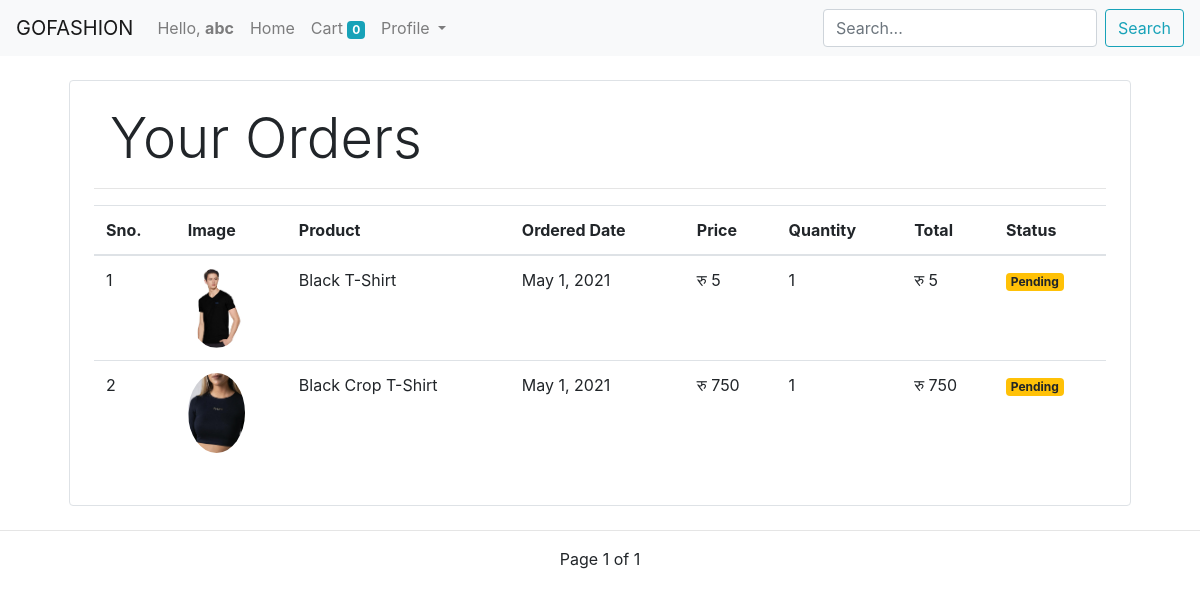
The app's page /orders (signed in), older data.
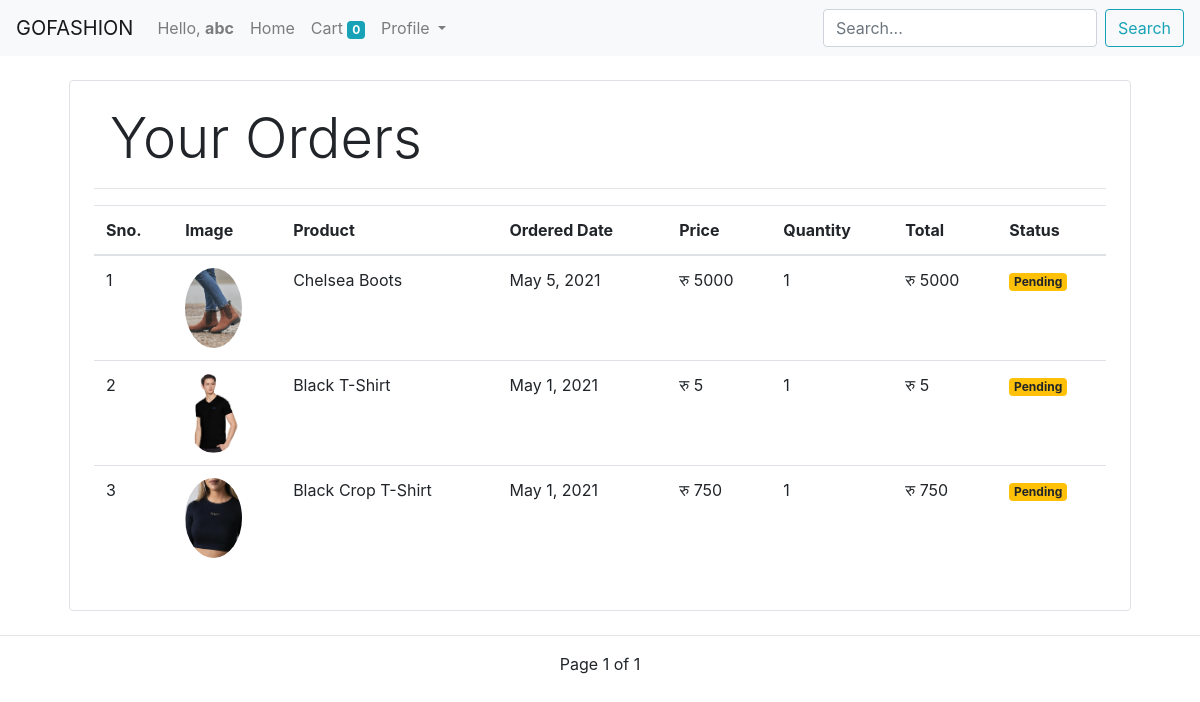
The same page, newer data.
### store/models/orders.py (models this page shows, shortened)
class Order(models.Model):
    product = models.ForeignKey(Product, on_delete=models.CASCADE)
    customer = models.ForeignKey(Customer, on_delete=models.CASCADE)
    quantity = models.IntegerField(default=1)
    price = models.IntegerField()
    address = models.CharField(max_length=50)
    phone = models.CharField(max_length=50)
    date = models.DateField(default=datetime.datetime.today)
    order_completed = models.BooleanField(default=False)
    @staticmethod
    def get_orders_by_customer(customer_id):
        return Order.objects.filter(customer=customer_id).order_by('-date')

### store/models/product.py (models this page shows, shortened)
class Product(models.Model):
    name = models.CharField(max_length=50)
    price = models.IntegerField(default=0)
    category = models.ForeignKey(Category, on_delete=models.CASCADE, default=1)
    description = models.TextField(max_length=10000, default='')
    image = models.ImageField(upload_to='uploads/products/')

### store/middlewares/auth.py (the view)
    def middleware(request, *args, **kwargs):
        return_url = request.META['PATH_INFO']
        if not request.session.get('customer'):
            return redirect(f'/login?return_url={return_url}')
        response = get_response(request, *args, **kwargs)
        return response

### store/templatetags/custom_filter_for_currency.py (called while the page is built)
@register.filter(name='currency')
def currency(number):
    return 'रु ' + str(number)

@register.filter(name='multiply')
def multiply(number, number1):
    return number * number1

### store/views/orders.py (called while the page is built)
    def get(self, request):
        customer = request.session.get('customer')
        orders = Order.get_orders_by_customer(customer)
        paginator = Paginator(orders, 5)
        page = request.GET.get('page')
        try:
            orders = paginator.page(page)
        except PageNotAnInteger:
            orders = paginator.page(1)
        except EmptyPage:
            orders = paginator.page(paginator.num_pages)
        data = {
            'orders': orders,
            'page': page
        }
        return render(request, 'orders.html', data)

### store/templates/orders.html (shortened to what this page needs)
{% extends 'base.html' %}
{% block content %}
{% load cart %}
{% load custom_filter_for_currency %}
    <div class="container">
        <div class="border rounded p-4 m-4">
            <p class="display-4 pl-2 ml-2">Your Orders</p>
            <hr>
            <table class="table">
                <thead>
                    <tr>
                        <th>Sno.</th>
                        <th>Image</th>
                        <th>Product</th>
                        <th>Ordered Date</th>
                        <th>Price</th>
                        <th>Quantity</th>
                        <th>Total</th>
                        <th>Status</th>
                    </tr>
                </thead>
                <tbody>
                    {% for order in orders %}
                    <tr>
                        <td>{{ forloop.counter }}</td>
                        <td><img style="height:80px" class="rounded-circle" src="{{ order.product.image.url }}" alt=""></td>
                        <td>{{ order.product.name }}</td>
                        <td>{{ order.date }}</td>
                        <td>{{ order.price|currency }}</td>
                        <td>{{ order.quantity }}</td>
                        <td>{{ order.quantity|multiply:order.price|currency }}</td>
                        {% if order.order_completed %}
                        <td><small class="badge badge-success">Completed</small></td>
                        {% else %}
                        <td><small class="badge badge-warning">Pending</small></td>
                        {% endif %}
                    </tr>
                    {% endfor %}
                </tbody>
            </table>
        </div>
    </div>
    <hr>
    {% include 'pagination2.html' with page=orders %}
{% endblock %}

Row changes from the older to the newer data that the page shows:
added Order: product.image (picture), product.name "Chelsea Boots", date "May 5, 2021", price "रु 5000", quantity "1", quantity|multiply "रु 5000", order_completed "Pending"
